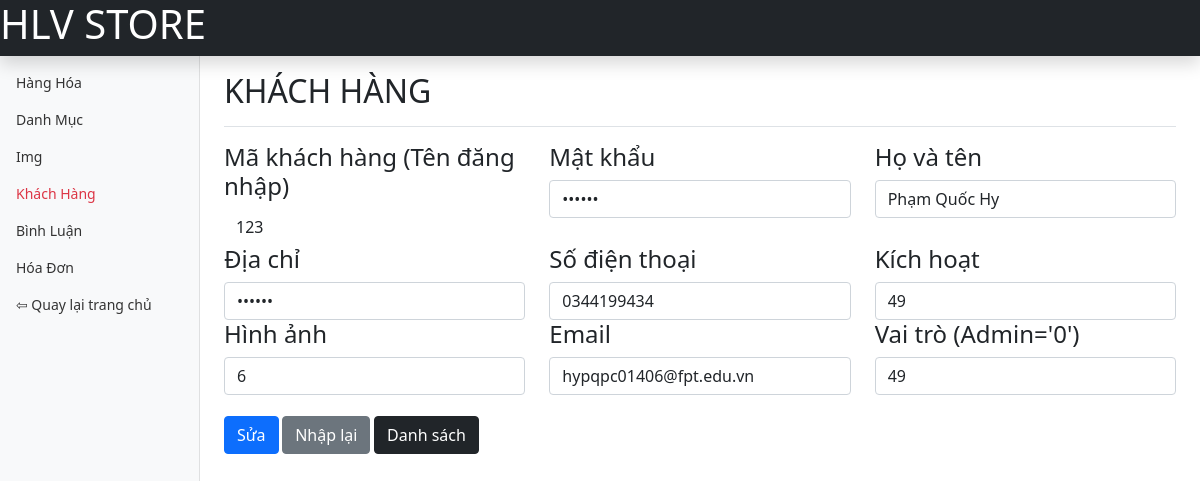
Page /admin/khach-hang/edit.php?ma_kh=123 on the committed database.
### tables this page shows
CREATE TABLE `khachhang` (
  `ma_kh` varchar(20) NOT NULL COMMENT 'mã khách hàng',
  `mat_khau` varchar(50) NOT NULL COMMENT 'mật khẩu',
  `ho_ten` varchar(50) NOT NULL COMMENT 'họ tên',
  `dia_chi` varchar(100) NOT NULL COMMENT 'địa chỉ',
  `so_dt` varchar(20) NOT NULL COMMENT 'số điện thoại',
  `kich_hoat` bit(50) NOT NULL COMMENT 'kích hoạt',
  `img_id` varchar(50) NOT NULL COMMENT 'hình',
  `email` varchar(50) NOT NULL COMMENT 'email',
  `vai_tro` bit(50) NOT NULL COMMENT 'vai trò'
);

### dao/pdo.php (called while the page is built, shortened)
<?php
function pdo_get_connection(){
    $servername = "localhost";
    $username = "root";
    $password = "";
    try{
        $conn = new PDO("mysql:host=$servername;dbname=hlvstore", $username, $password);
        $conn->setAttribute(PDO::ATTR_ERRMODE, PDO::ERRMODE_EXCEPTION);
        return $conn;
    } catch(PDOException $e) {
        echo "lỗi kết nối" . $e->getMessage();
    }
}
    function pdo_query($sql){
        $sql_args = array_slice(func_get_args(), 1);
        try{
            $conn = pdo_get_connection();
            $stmt = $conn->prepare($sql);
            $stmt->execute($sql_args);
            $rows = $stmt->fetchAll();
            return $rows;
        }
        catch(PDOException $e){
            throw $e;
        }
        finally{
            unset($conn);
        }
    }
    function pdo_query_one($sql){
        $sql_args = array_slice(func_get_args(), 1);
        try{
        $conn = pdo_get_connection();
        $stmt = $conn->prepare($sql);
        $stmt->execute($sql_args);
        $row = $stmt->fetch(PDO::FETCH_ASSOC);
        return $row;
        }
        catch(PDOException $e){
        throw $e;
        }
        finally{
        unset($conn);
        }
       }
?>

### dao/khach-hang.php (called while the page is built, shortened)
<?php
require_once 'pdo.php';
function khach_hang_getinfo($ma_kh){
    $sql="select * from khachhang where ma_kh=?";
    return pdo_query_one($sql,$ma_kh);
}
?>

### dao/img.php (called while the page is built, shortened)
<?php
require_once 'pdo.php';
function img_selectall(){
    $sql="select * from imgs order by img_id DESC";
    return pdo_query($sql);
}
?>

### admin/khach-hang/edit.php (the view, shortened to what this page needs)
<?php
    require "../../dao/pdo.php";
    require "../../dao/khach-hang.php";
    require "../../dao/img.php";
    if(isset($_GET['ma_kh'])){
        $ma_kh=$_GET['ma_kh'];
        $khach_hang_info=khach_hang_getinfo($ma_kh);
        extract($khach_hang_info);
?>
<!doctype html>
<html lang="en">
  <head>
    <link href="../../css/assets/dist/css/bootstrap.min.css" rel="stylesheet">
    <link href="../../css/assets/dashboard.css" rel="stylesheet">
  </head>
  <body>
<header class="navbar navbar-dark sticky-top bg-dark flex-md-nowrap p-0 shadow">
  <h1 style="color: white;">HLV STORE</h1>
</header>
<div class="container-fluid">
  <div class="row">
    <nav id="sidebarMenu" class="col-md-3 col-lg-2 d-md-block bg-light sidebar collapse">
      <div class="position-sticky pt-3">
      <ul class="nav flex-column">
          <li class="nav-item">
            <a class="nav-link" href="../hang-hoa/list.php">
              Hàng Hóa
            </a>
          </li>
          <li class="nav-item">
            <a class="nav-link" href="../danh-muc/list.php">
              Danh Mục
            </a>
          </li>
          <li class="nav-item">
            <a class="nav-link" href="../img/list.php">
              Img
            </a>
          </li>
          <li class="nav-item">
            <a class="nav-link text-danger" href="#">
              Khách Hàng
            </a>
          </li>
          <li class="nav-item">
            <a class="nav-link" href="../binh-luan/list.php">
              Bình Luận
            </a>
          </li>
          <li class="nav-item">
            <a class="nav-link" href="../hoa-don/list.php">
              Hóa Đơn
            </a>
          </li>
          <li class="nav-item">
            <a class="nav-link" href="../index.php">
            ⇦ Quay lại trang chủ
            </a>
          </li>
        </ul>
      </div>
    </nav>
    <main class="col-md-9 ms-sm-auto col-lg-10 px-md-4">
      <div class="d-flex justify-content-between flex-wrap flex-md-nowrap align-items-center pt-3 pb-2 mb-3 border-bottom">
        <h2>KHÁCH HÀNG</h2>
      </div>
      <form action="" method="POST">
    <div class="row">
            <div class="form-group col-sm-4">
              <h4>Mã khách hàng (Tên đăng nhập)</h4>
              <input type="text" name="ma_kh" class="form-control" value="<?php echo $ma_kh?>" style="border: none;">
            </div>
            <div class="form-group col-sm-4">
              <h4>Mật khẩu</h4>
              <input type="password" name="mat_khau" class="form-control" value="<?php echo $mat_khau?>">
            </div>
            <div class="form-group col-sm-4">
              <h4>Họ và tên</h4>
              <input type="text" name="ho_ten" class="form-control" value="<?php echo $ho_ten?>">
            </div>
            <div class="form-group col-sm-4">
              <h4>Địa chỉ</h4>
              <input type="password" name="dia_chi" class="form-control" value="<?php echo $mat_khau?>">
            </div>
            <div class="form-group col-sm-4">
              <h4>Số điện thoại</h4>
              <input type="text" name="so_dt" class="form-control" value="<?php echo $so_dt?>">
            </div>
            <div class="form-group col-sm-4">
              <h4>Kích hoạt</h4>
              <input type="text" name="kich_hoat" class="form-control" value="<?php echo $kich_hoat?>">
            </div>
            <div class="form-group col-sm-4">
              <h4>Hình ảnh</h4>
                      <select name="img_id" class="form-control" value="<?php echo $img_id ?>">
                          <?php
                          $ds_img_id = img_selectall();
                          foreach ($ds_img_id as $img) {
                              extract($img);
                              echo '<option value="' . $img_id . '">' . $img_id . '</option>';
                          }
                          ?>
                      </select>
            </div>
            <div class="form-group col-sm-4">
              <h4>Email</h4>
              <input type="text" name="email" class="form-control" value="<?php echo $email ?>">
            </div>
            <div class="form-group col-sm-4">
              <h4>Vai trò (Admin='0')</h4>
              <input type="text" name="vai_tro" class="form-control" value="<?php echo $vai_tro ?>">
            </div>
    </div>
        <div class="form-group col-sm-12">
            <br>
            <button class="btn btn-primary" name="btn-edit">Sửa</button>
            <a href="#" class="btn btn-secondary">Nhập lại</a>
            <a href="list.php" class="btn btn-dark">Danh sách</a>
        </div>
    </div>
<?php echo $thongbao;
    }
?>
  </div>
  </body>
</html>

### css/assets/dashboard.css (style rules this page uses)
body { font-size: .875rem; }
.sidebar { position: fixed; top: 0; bottom: 0; left: 0; z-index: 100; padding: 48px 0 0; box-shadow: inset -1px 0 0 rgba(0, 0, 0, .1); }
.sidebar .nav-link { font-weight: 500; color: #333; }

### rows in the picture
khachhang: ma_kh "123", ho_ten "Phạm Quốc Hy", so_dt "0344199434", kich_hoat "49", email "hypqpc01406@fpt.edu.vn", vai_tro "49"

### other values in the picture
form field img_id "6"
